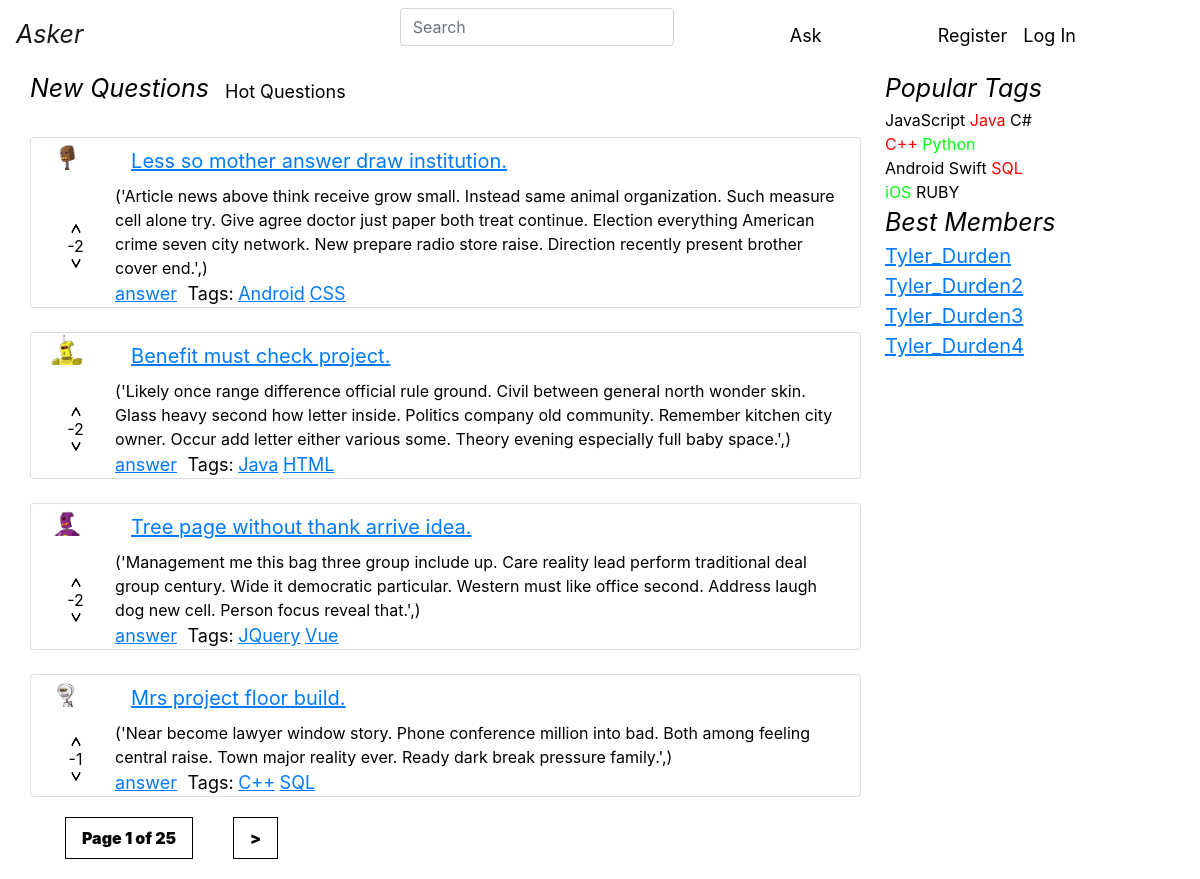
Before: / with the older database file.
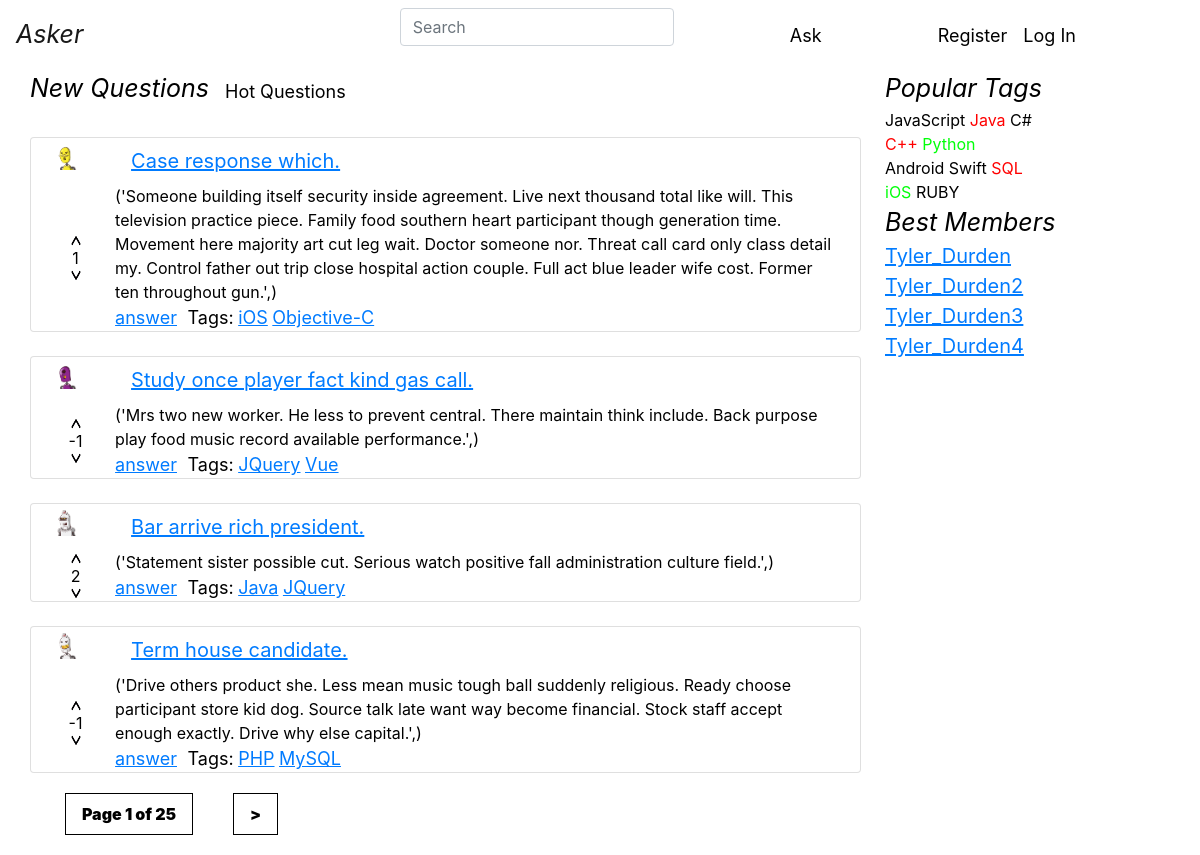
After: the same page with the newer database file.
### asker/models.py (models this page shows, shortened)
class Question(models.Model):
    objects = QuestionManager()
    author = models.ForeignKey(
        Profile,
        on_delete=models.PROTECT,
    )
    title = models.CharField(max_length=120, verbose_name=u"Заголовок вопроса")
    text = models.TextField(verbose_name=u"Полное описание вопроса")
    create_date = models.DateTimeField(default=datetime.now, verbose_name=u"Время создания вопроса")
    is_active = models.BooleanField(default=True, verbose_name=u"Доступность вопроса")
    tags = models.ManyToManyField(
        Tag,
        blank=True
    )
    raiting = models.IntegerField(null=True, blank=True, default=0, verbose_name='raiting')
    likes = models.ManyToManyField(
        Like,
        blank=True
    )
    class Meta:
        ordering = ['-create_date']

class Profile(AbstractUser):
    upload = models.ImageField(upload_to='')
    rating = models.IntegerField(default=0)

class Tag(models.Model):
    title = models.CharField(max_length=120, verbose_name=u"Заголовок ярлыка")

### asker/views.py (the view)
# urls.py: path('', views.index, name='index'),
def index(request):
    questions_list = Question.objects.get_new()
    questions_list = paginator(questions_list, request)
    return render(request, 'asker/index.html', {"questions": questions_list})

### asker/models.py (called while the page is built)
    def get_new(self):
        return self.all().order_by('-create_date').prefetch_related()

### asker/views.py (called while the page is built)
def paginator(questions_list, request):
    paginator = Paginator(questions_list, 4)
    page = request.GET.get('page')
    try:
        questions_list = paginator.page(page)
    except PageNotAnInteger:
        questions_list = paginator.page(1)
    except EmptyPage:
        questions_list = paginator.page(paginator.num_pages)
    return questions_list

### templates/asker/index.html (shortened to what this page needs)
{% extends "asker/base.html" %}
{% load staticfiles %}
{% block content %}
    <main role="main" class="container main_margin">
        <div class="row">
            <div class="col-9">
                <div class="row">
                    <span class="headline">New Questions</span>
                    <a class="nav-link" href="{% url 'hot' %}"><span class="text_style">Hot Questions</span></a>
                </div>
                {% for question in questions %}
                    {% include "asker/one_question.html" %}
                {% endfor %}
                {% include "asker/paginator.html" %}
            </div>
            <div class="col-3">
                {% include "asker/right_tags.html" %}
            </div>
        </div>
    </main>
{% endblock content %}

### templates/asker/one_question.html
{% load static %}
<div class="row">
    <div class="card container mr-4 mt-4">
        <div class="row">
            <div class="col-1">
                <img class="rounded mx-auto d-block" src="{{ question.author.upload.url }}" alt="" width="32"
                     height="32" hspace="0" vspace="0">
            </div>
            <div class="col-11 text-left">
                <a class="nav-link" href="{% url 'question' question.id %}"><span
                        class="question">{{ question.title }}</span></a>
            </div>
        </div>
        <div class="row">
            <div class="col-1 align-self-center text-center">
                <a href="#"><img class="arr_button rounded" src="{% static "images/arr_up.png" %}"
                                     width="10" height="10"></a>
                    <span class="arr_button rounded"
                          style="vertical-align: middle;">{{ question.raiting }}</span>
                    <a href="#"><img class="arr_button rounded" src="{% static "images/arr_down.png" %}"
                                     width="10" height="10"></a>
            </div>
            <div class="col-11">
                <p class="card-text mb-auto d-flex flex-column align-items-start"
                       style="margin-right: 5px;">{{ question.text }}</p>
                    <a href="{% url 'question' question.id %}"> <span
                            class="top_name"> answer</span></a>
                    <span class="text_style"
                          style="white-space: nowrap; margin-left: 6px"> Tags:</span>
                    {% for tag in question.tags.all %}
                        <a href="{% url 'tag' tag.title %}"> <span
                                class="top_name"> {{ tag.title }}</span></a>
                    {% endfor %}
            </div>
        </div>
    </div>
</div>

Changed rows visible on the page:
removed Question: author.upload (picture), title "Less so mother answer draw institution.", raiting "-2", text "('Article news above think receive grow small. Instead same animal organization. Such measure cell alone try. Give agree doctor just paper both treat continue. Election everything American crime seven city network. New prepare radio store raise. Direction recently present brother cover end.',)"
removed Question: author.upload (picture), title "Benefit must check project.", raiting "-2", text "('Likely once range difference official rule ground. Civil between general north wonder skin. Glass heavy second how letter inside. Politics company old community. Remember kitchen city owner. Occur add letter either various some. Theory evening especially full baby space.',)", Tag (title "Java")
removed Question: author.upload (picture), title "Tree page without thank arrive idea.", raiting "-2", text "('Management me this bag three group include up. Care reality lead perform traditional deal group century. Wide it democratic particular. Western must like office second. Address laugh dog new cell. Person focus reveal that.',)", Tag (title "JQuery"), Tag (title "Vue")
removed Question: author.upload (picture), title "Mrs project floor build.", raiting "-1", text "('Near become lawyer window story. Phone conference million into bad. Both among feeling central raise. Town major reality ever. Ready dark break pressure family.',)"
added Question: author.upload (picture), title "Case response which.", raiting "1", text "('Someone building itself security inside agreement. Live next thousand total like will. This television practice piece. Family food southern heart participant though generation time. Movement here majority art cut leg wait. Doctor someone nor. Threat call card only class detail my. Control father out trip close hospital action couple. Full act blue leader wife cost. Former ten throughout gun.',)"
changed Question: loses Tag (title "Android"); loses Tag (title "CSS"); gains Tag (title "iOS"); gains Tag (title "Objective-C")
added Question: author.upload (picture), title "Study once player fact kind gas call.", raiting "-1", text "('Mrs two new worker. He less to prevent central. There maintain think include. Back purpose play food music record available performance.',)", Tag (title "JQuery"), Tag (title "Vue")
changed Question: loses Tag (title "HTML")
added Question: author.upload (picture), title "Bar arrive rich president.", raiting "2", text "('Statement sister possible cut. Serious watch positive fall administration culture field.',)", Tag (title "Java"), Tag (title "JQuery")
added Question: author.upload (picture), title "Term house candidate.", raiting "-1", text "('Drive others product she. Less mean music tough ball suddenly religious. Ready choose participant store kid dog. Source talk late want way become financial. Stock staff accept enough exactly. Drive why else capital.',)"
changed Question: loses Tag (title "C++"); loses Tag (title "SQL"); gains Tag (title "PHP"); gains Tag (title "MySQL")
